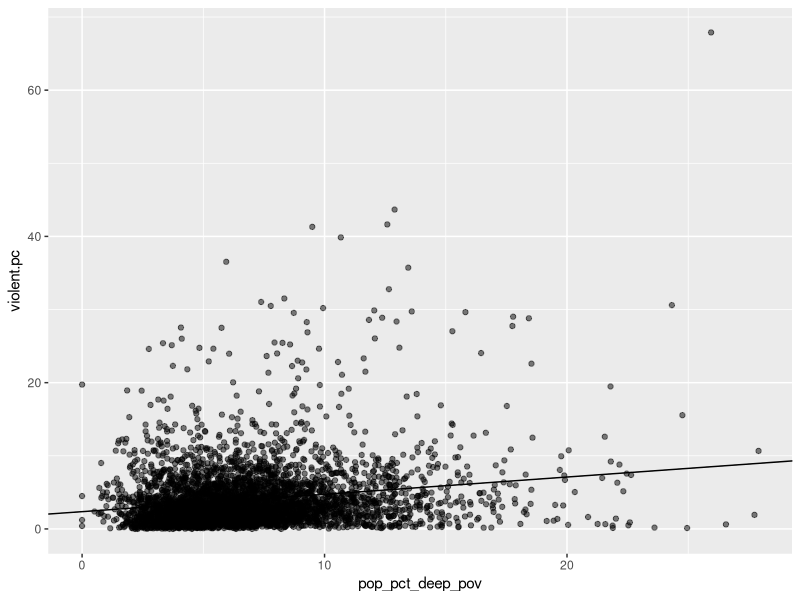
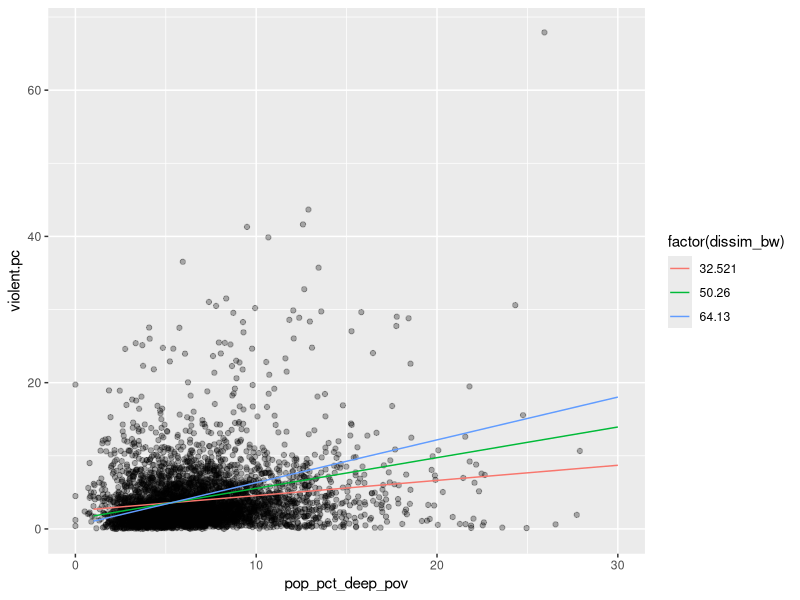

These charts were generated, in order, by the following R code:
## ---- chunk 1
library(tidyverse)
library(broom)

dat<-read_csv("./data/revenue_dat.csv")
## ---- chunk 2
### turn violent crime into a rate, crime per 1,000 people per year
### also transform pct_deep_pov to a percentage scale rather than proportion
dat<-dat %>% 
  mutate(violent.pc = violent.yr / pop_tot * 1e3,
         pop_pct_deep_pov = pop_pct_deep_pov * 100)

m0<-lm(violent.pc ~ pop_pct_deep_pov,
       data = dat)
## ---- chunk 3
ggplot(dat,
       aes(y = violent.pc, x = pop_pct_deep_pov)) + 
  geom_point(alpha = 0.5) + 
  geom_abline(intercept = coef(m0)[1], slope = coef(m0)[2])
## ---- chunk 4
m1<-lm(violent.pc ~ pop_pct_deep_pov * dissim_bw,
       data = dat)
## ---- chunk 5
fake_data<-tibble(pop_pct_deep_pov = rep(seq(1, 30, by = 1),3),
                  dissim_bw = c(rep(quantile(dat$dissim_bw, 0.1, na.rm=T), 30),
                                rep(median(dat$dissim_bw, na.rm=T), 30),
                                rep(quantile(dat$dissim_bw, 0.9, na.rm=T), 30)))

fake_data<-fake_data %>% 
  mutate(yhat = predict(m1, newdata = fake_data))

ggplot(dat,
       aes(x = pop_pct_deep_pov, y = violent.pc)) + 
  geom_point(alpha = 0.3) + 
  geom_line(data = fake_data, aes(x = pop_pct_deep_pov, y = yhat, color = factor(dissim_bw)))
